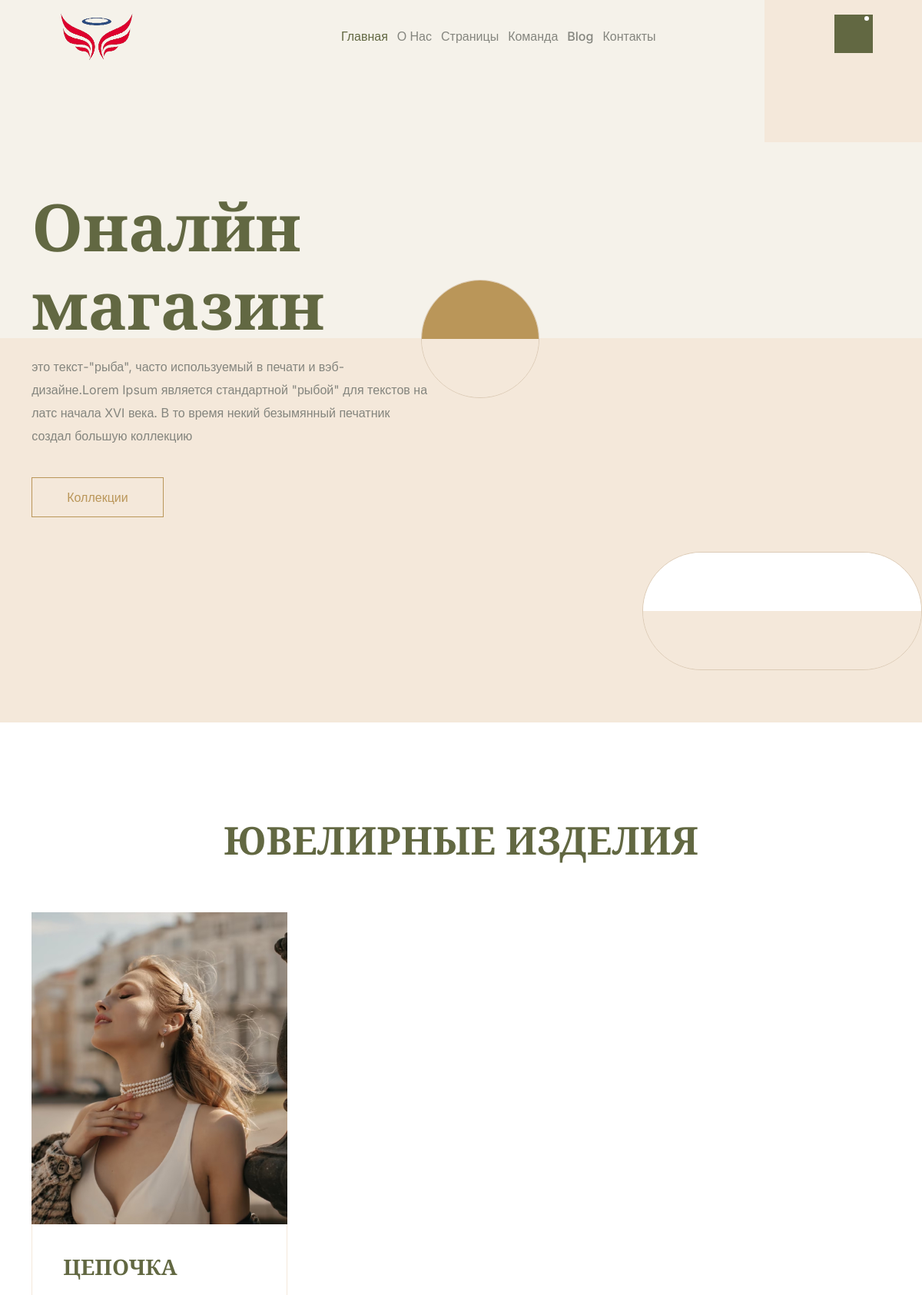
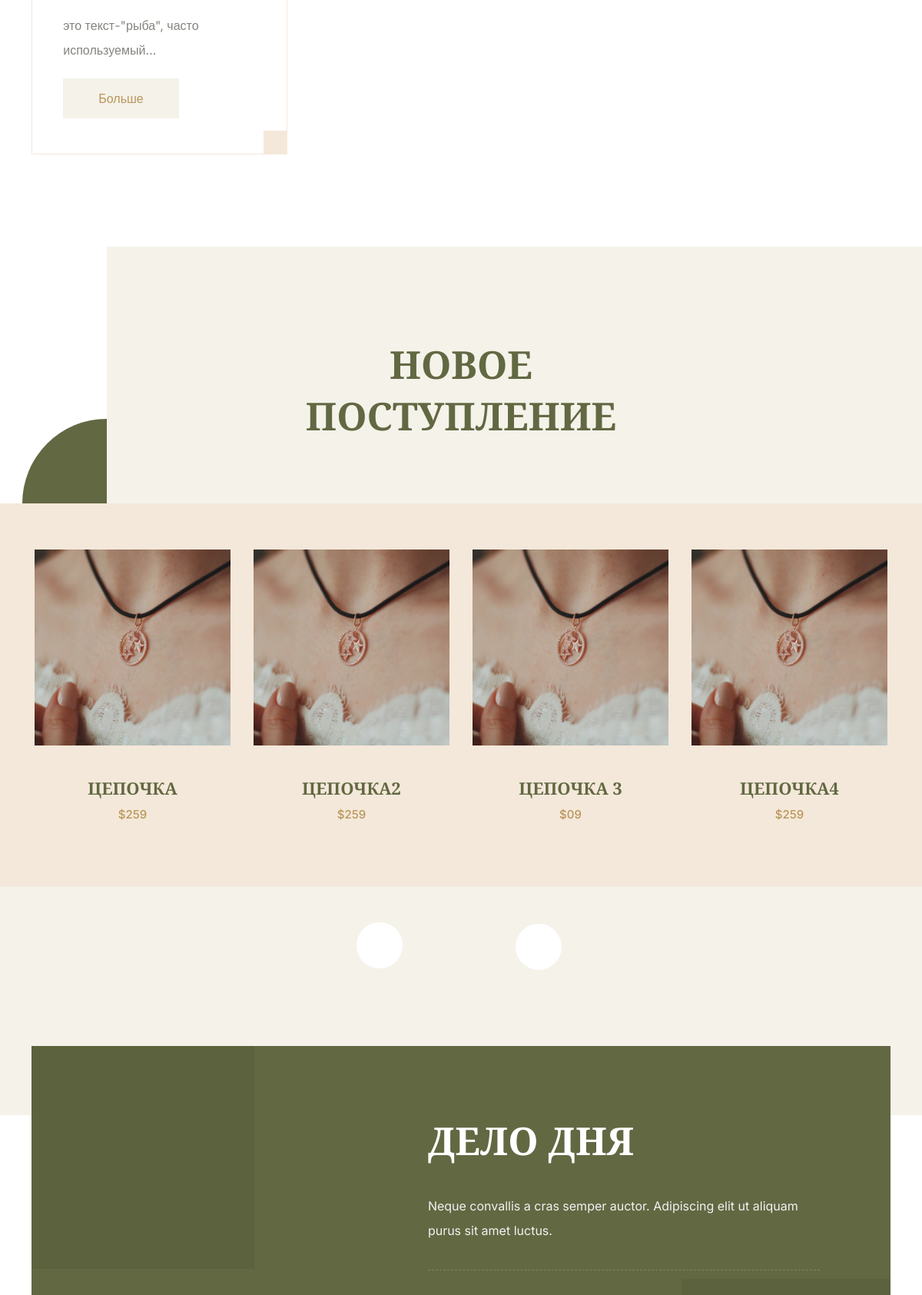
The page / (upper part) on the database its author committed (2 pictures, top to bottom).
### apps/base/models.py (models this page shows, shortened)
class Settings(models.Model):
    logo = models.ImageField(
        upload_to='logo_image/',
        verbose_name=  'Логотип'
    )
    phone = models.CharField(
        max_length = 255,
        verbose_name = 'Номер телефона'
    )
    facebook = models.URLField(
        verbose_name = 'Facebook URL'
    )
    twitter = models.URLField(
        verbose_name = 'Twitter URL'
    )
    instagram = models.URLField(
        verbose_name = 'Instagram URL'
    )
    schedule = RichTextField(
        verbose_name = 'Расписание'
    )
    address = RichTextField(
        verbose_name = 'Адрес'
    )
    class Meta:
        verbose_name = '1) Основная настройка'
        verbose_name_plural = '1) Основные настройки'

class Slide(models.Model):
    title = models.CharField(
        max_length = 255,
        verbose_name = 'Название'
    )
    description = RichTextField(
        verbose_name = 'Описание'
    )
    image = ResizedImageField(
        force_format="WEBP",
        quality=100,
        upload_to = 'image_main/',
        verbose_name='Фотография',
        blank =True, null=True
    )
    class Meta:
        verbose_name = '2) Слайд '
        verbose_name_plural = '2) Слайды'

class Collection(models.Model):
    main_description = RichTextField(
        verbose_name = 'Описание'
    )
    image = models.ImageField(
        upload_to='image_collection/',
        verbose_name= 'Фотография'
    )
    title = models.CharField(
        max_length = 255,
        verbose_name = 'Название товара'
    )
    description = RichTextField(
        verbose_name = 'Описание'
    )
    class Meta:
        verbose_name = '3) Коллекция'
        verbose_name_plural = '3) Коллекции'

class NewArrival(models.Model):
    main_description = RichTextField(
        verbose_name = 'Главное Описание'
    )
    image = models.ImageField(
        upload_to='image_new_arrival/',
        verbose_name= 'Фото продукта'
    )
    title = models.CharField(
        max_length = 255,
        verbose_name = 'Название товара'
    )
    price = models.CharField(
        max_length = 255,
        verbose_name = 'Цена'
    )
    class Meta:
        verbose_name = '4) Новое поступление'
        verbose_name_plural = '4) Новые поступления'

class Card(models.Model):
    description = RichTextField(
        verbose_name = 'Описание'
    )
    title = models.CharField(
        max_length = 255,
        verbose_name = 'Название товара'
    )
    price = models.CharField(
        max_length = 255,
        verbose_name = 'Цена'
    )
    image = ResizedImageField(
        force_format="WEBP",
        quality=100,
        upload_to = 'image_on_card/',
        verbose_name='Фотография',
        blank =True, null=True
    )
    class Meta:
        verbose_name = '5) Самое актуальное'
        verbose_name_plural = '5) Самое октуальное'

### apps/base/views.py (the view)
# urls.py: path('', views.index, name = 'index'),
def index(request):
    title = "Главная"
    settings = Settings.objects.latest('id')
    slide = Slide.objects.latest('id')
    collection = Collection.objects.all()[:3]
    new_arrival = NewArrival.objects.all()
    card = Card.objects.latest('id')
    clients = Clients.objects.latest('id')
    news = News.objects.latest('id')
    return render(request, 'base/index.html', locals())

### templates/base/index.html (shortened to what this page needs)
{% extends 'include/homepage.html' %}
{% load static %}
{% block content %}
    <div class="page-wrapper">
        {% include 'include/header.html' %}
        <section class="static-hero">
            <div class="hero-inner">
                <div class="container">
                    <div class="hero-content">
                        <h2 class="title">{{slide.title}}</h2>
                        <p>{{slide.description|safe}}</p>
                        <a href="{% url 'shop' %}" class="theme-btn">Коллекции</a>
                    </div>
                    <div class="hero-img">
                        <div class="image">
                        </div>
                        <div class="shape-box-on"></div>
                        <div class="shape-box-two"></div>
                    </div>
                </div>
            </div>
        </section>
        <section class="wpo-collection-section section-padding">
            <div class="container">
                <div class="row justify-content-center">
                    <div class="col-lg-8 col-12">
                        <div class="wpo-section-title">
                            <h2>Ювелирные изделия</h2>
                        </div>
                    </div>
                </div>
                <div class="collection-wrap">
                    <div class="row">
                        {% for collection in collection %}
                        <div class="col col-lg-4 col-md-6 col-12">
                            <div class="collection-item">
                                <div class="images">
                                    <img src="{{collection.image.url}}" alt="">
                                </div>
                                <div class="content">
                                    <h2><a href="#">{{collection.title}}</a></h2>
                                    <p>{{collection.description|safe|truncatechars:50}}</p>
                                    <a href="{% url 'shop' %}" class="theme-btn">Больше </a>
                                </div>
                            </div>
                        </div>
                        {% endfor %}
                    </div>
                </div>
            </div>
        </section>
        <section class="wpo-new-arrival-section">
            <div class="left-shape"></div>
            <div class="container">
                <div class="row justify-content-center">
                    <div class="col-lg-6 col-12">
                        <div class="wpo-section-title">
                            <h2>Новое поступление</h2>
                        </div>
                    </div>
                </div>
                <div class="new-arrival-wrap">
                    <div class="row one-time">
                        {% for new_arrival in new_arrival %}
                        <div class="col-lg-3">
                            <div class="prodact-item">
                                <div class="image">
                                    <img src="{{new_arrival.image.url}}" alt="">
                                </div>
                                <div class="content">
                                    <h2><a href="#">{{new_arrival.title}}</a></h2>
                                    <span>{{new_arrival.price}}</span>
                                </div>
                            </div>
                        </div>
                        {% endfor %}
                    </div>
                </div>
            </div>
        </section>
        <section class="wpo-deal-day-section">
            <div class="container">
                <div class="deal-day-wrap">
                    <div class="left-images">
                    </div>
                    <div class="right-content">
                        <div class="title">
                            <h2>ДЕЛО ДНЯ</h2>
                            <p>{{card.description|safe}}</p>
                        </div>
                    </div>
                </div>
            </div>
        </section>
    </div>
{% endblock %}

### templates/include/header.html (shortened to what this page needs)
{% load static %}
<header id="header">
    <div class="wpo-site-header">
        <nav class="navigation navbar navbar-expand-lg navbar-light">
            <div class="container">
                <div class="row align-items-center">
                    <div class="col-lg-2 col-md-6 col-6">
                        <div class="navbar-header">
                            <a class="navbar-brand" href="{% url 'index' %}"><img src="{{settings.logo.url}}"
                                    alt="logo"></a>
                        </div>
                    </div>
                    <div class="col-lg-8 col-md-1 col-1">
                        <div id="navbar" class="collapse navbar-collapse navigation-holder">
                            <ul class="nav navbar-nav mb-2 mb-lg-0">
                                <li><a class="active" href="{% url 'index' %}">Главная</a></li>
                                <li><a href="{% url 'about' %}">О нас </a></li>
                                <li class="menu-item-has-children">
                                    <a href="#">Страницы</a>
                                </li>
                                 <li class="menu-item-has-children">
                                        <li><a href="{% url 'team' %}">Команда</a></li>
                                </li>
                                <li class="menu-item-has-children">
                                    <a href="#">Blog</a>
                                </li>
                                <li><a href="{% url 'contacts' %}">Контакты</a></li>
                            </ul>
                        </div>
                    </div>
                    <div class="col-lg-2 col-md-2 col-2">
                        <div class="header-right">
                            <div class="mini-cart">
                                <button class="cart-toggle-btn">
                                    <span class="cart-count"></span></button>
                            </div>
                        </div>
                    </div>
                </div>
            </div>
        </nav>
    </div>
</header>

### rows shown on the page
Settings: logo (picture)
Slide: title "Оналйн магазин", description "это текст-\"рыба\", часто используемый в печати и вэб-дизайне.Lorem Ipsum является стандартной \"рыбой\" для текстов на латс начала XVI века. В то время некий безымянный печатник создал большую коллекцию"
Collection: image (picture), title "ЦЕПОЧКА", description "это текст-\"рыба\", часто используемый…"
NewArrival: image (picture), title "ЦЕПОЧКА", price "$259"
NewArrival: image (picture), title "ЦЕПОЧКА2", price "$259"
NewArrival: image (picture), title "ЦЕПОЧКА 3", price "$09"
NewArrival: image (picture), title "ЦЕПОЧКА4", price "$259"
Card: description "Neque convallis a cras semper auctor. Adipiscing elit ut aliquam purus sit amet luctus."
